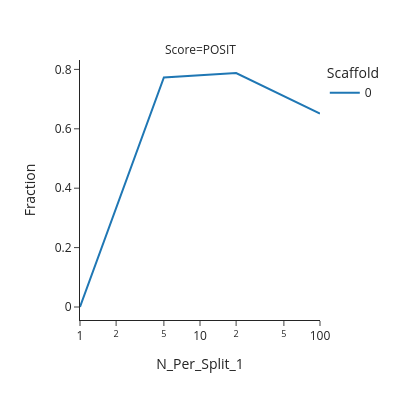

Source (notebook cell):
### Code cell
fig.show()

### Figure 1 — Plotly figure (JSON) as saved in the notebook; plotly's stock layout.template omitted (floating-point values rounded to 4 significant figures)
{"data": [{"hovertemplate": "Scaffold=0<br>Score=POSIT<br>N_Per_Split_1=%{x}<br>Fraction=%{y}<extra></extra>", "legendgroup": "0", "line": {"color": "#1F77B4", "dash": "solid"}, "marker": {"symbol": "circle"}, "mode": "lines", "name": "0", "orientation": "v", "showlegend": true, "x": [1, 5, 20, 100], "xaxis": "x", "y": [0.0, 0.7727, 0.7879, 0.6515], "yaxis": "y", "type": "scatter"}], "layout": {"xaxis": {"anchor": "y", "domain": [0.0, 1.0], "title": {"text": "N_Per_Split_1"}, "type": "log"}, "yaxis": {"anchor": "x", "domain": [0.0, 1.0], "title": {"text": "Fraction"}}, "annotations": [{"font": {}, "showarrow": false, "text": "Score=POSIT", "x": 0.5, "xanchor": "center", "xref": "paper", "y": 1.0, "yanchor": "bottom", "yref": "paper"}], "legend": {"title": {"text": "Scaffold"}, "tracegroupgap": 0}, "margin": {"t": 60}, "height": 400, "width": 400}}
